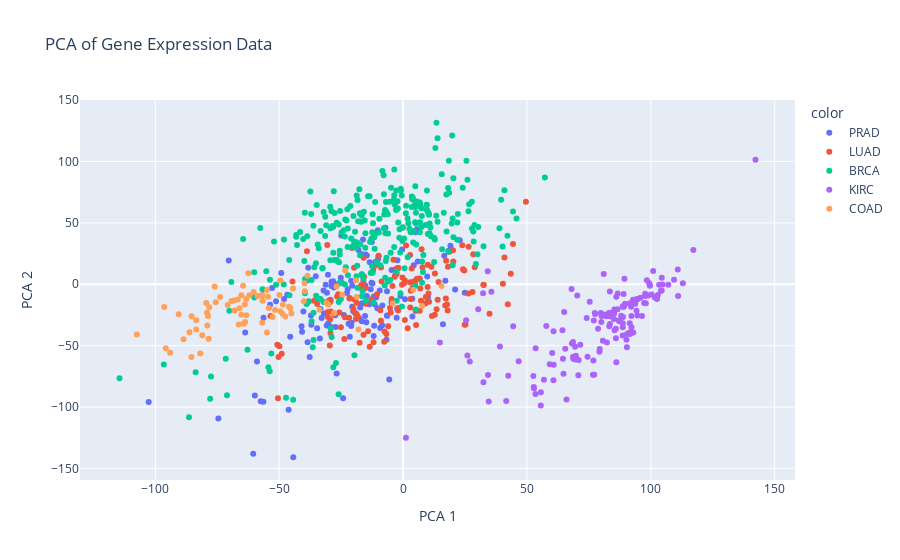
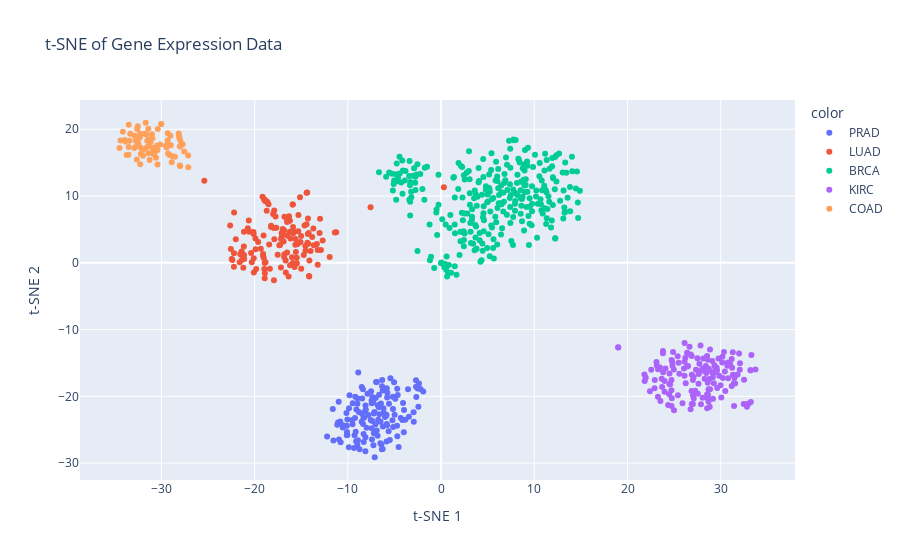
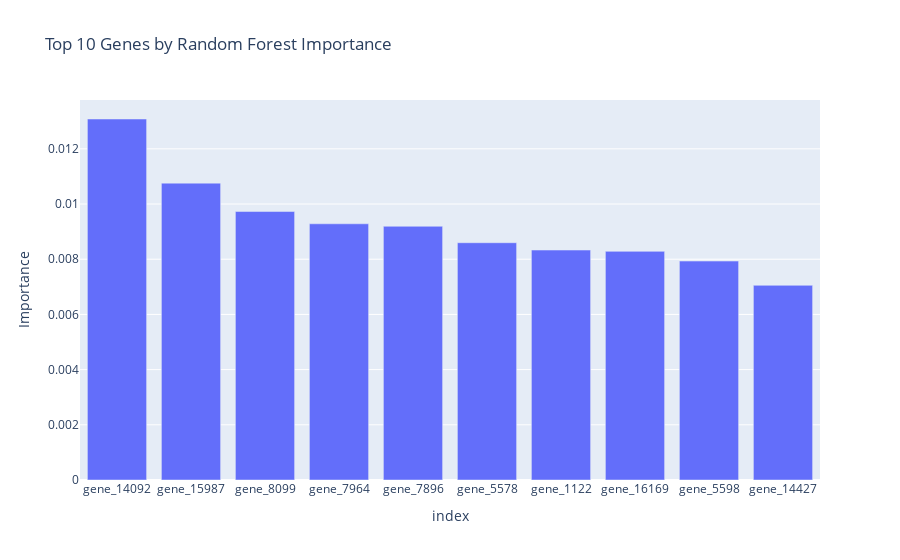

Write notebook code for charts like these, in order.
### Code cell
# Gene Expression Cancer RNA-Seq - Dimensionality Reduction & Feature Importance
# -------------------------------------------------------------------------------
# Goal: Visualize high-dimensional RNA-Seq data (PCA, t-SNE) and extract top genes
#       with Random Forest feature importance.

from sklearn.preprocessing import StandardScaler, LabelEncoder
from sklearn.decomposition import PCA
from sklearn.manifold import TSNE
from sklearn.ensemble import RandomForestClassifier

# ============================
# 1. Scaling
# ============================
X_viz = df.drop("Class", axis=1)
scaler = StandardScaler()
X_viz_scaled = scaler.fit_transform(X_viz)
y = LabelEncoder().fit_transform(df["Class"])


# ============================
# 2. PCA (Global Structure)
# ============================
pca = PCA(n_components=2)
X_pca = pca.fit_transform(X_viz_scaled)

print(f"PCA explained variance ratio: {pca.explained_variance_ratio_.sum():.3f}")

fig_pca = px.scatter(
    x=X_pca[:, 0],
    y=X_pca[:, 1],
    color=df["Class"],
    title="PCA of Gene Expression Data",
    labels={"x": "PCA 1", "y": "PCA 2"},
)
fig_pca.show()

# 🔎 Observations:
# - PCA (2D) explains ~19% of total variance → limited dimensionality capture.
# - Some overlap between classes; only certain cancer types (e.g., KIRC) partially separate.
# - PCA is useful for variance structure but not sufficient for clustering.


# ============================
# 3. t-SNE (Local Structure)
# ============================
tsne = TSNE(n_components=2, perplexity=30, random_state=42)
X_tsne = tsne.fit_transform(X_viz_scaled)

fig_tsne = px.scatter(
    x=X_tsne[:, 0],
    y=X_tsne[:, 1],
    color=df["Class"],
    title="t-SNE of Gene Expression Data",
    labels={"x": "t-SNE 1", "y": "t-SNE 2"},
)
fig_tsne.show()

# 🔎 Observations:
# - t-SNE reveals **clear separation of cancer subtypes**.
# - Preserves local structure, showing transcriptomic profiles are distinct.
# - t-SNE is only for visualization, not feature input for ML models.


# ============================
# 4. Feature Importance (Random Forest)
# ============================
rf = RandomForestClassifier(n_estimators=100, random_state=42, n_jobs=-1)
rf.fit(X_viz_scaled, y)

importances = rf.feature_importances_
top_genes = pd.Series(importances, index=X_viz.columns).sort_values(ascending=False)[
    :10
]

print("\nTop 10 Genes by Importance:")
print(top_genes)

fig = px.bar(
    top_genes,
    x=top_genes.index,
    y=top_genes.values,
    title="Top 10 Genes by Random Forest Importance",
    labels={"x": "Genes", "y": "Importance"},
)
fig.show()

# 🔎 Observations:
# - Top genes contribute ~0.7–1.3% each.
# - No single dominant gene → classification depends on a **multi-gene signature**.
# - Consistent with biological reality (cancer classification relies on multiple pathways).


# ============================
# 5. Outlier Detection (z-score)
# ============================
z_scores = np.abs(X_viz_scaled)
outliers = (z_scores > 3).sum(axis=1)

print(f"\nSamples with >10 extreme gene expressions: {(outliers > 10).sum()}")

# 🔎 Observations:
# - Many samples flagged as "outliers" due to high dimensionality (~20k genes).
# - Not true anomalies → reflects natural biological variability in RNA-Seq data.

### Figure 1 — Plotly figure (JSON) as saved in the notebook; plotly's stock layout.template omitted (floating-point values rounded to 4 significant figures; data arrays with more than 128 entries replaced by an {"elided": "..."} marker saying what was removed)
{"data": [{"hovertemplate": "color=PRAD<br>PCA 1=%{x}<br>PCA 2=%{y}<extra></extra>", "legendgroup": "PRAD", "marker": {"color": "#636efa", "symbol": "circle"}, "mode": "markers", "name": "PRAD", "orientation": "v", "showlegend": true, "type": "scatter", "x": {"elided": "136 float values"}, "xaxis": "x", "y": {"elided": "136 float values"}, "yaxis": "y"}, {"hovertemplate": "color=LUAD<br>PCA 1=%{x}<br>PCA 2=%{y}<extra></extra>", "legendgroup": "LUAD", "marker": {"color": "#EF553B", "symbol": "circle"}, "mode": "markers", "name": "LUAD", "orientation": "v", "showlegend": true, "type": "scatter", "x": {"elided": "141 float values"}, "xaxis": "x", "y": {"elided": "141 float values"}, "yaxis": "y"}, {"hovertemplate": "color=BRCA<br>PCA 1=%{x}<br>PCA 2=%{y}<extra></extra>", "legendgroup": "BRCA", "marker": {"color": "#00cc96", "symbol": "circle"}, "mode": "markers", "name": "BRCA", "orientation": "v", "showlegend": true, "type": "scatter", "x": {"elided": "300 float values"}, "xaxis": "x", "y": {"elided": "300 float values"}, "yaxis": "y"}, {"hovertemplate": "color=KIRC<br>PCA 1=%{x}<br>PCA 2=%{y}<extra></extra>", "legendgroup": "KIRC", "marker": {"color": "#ab63fa", "symbol": "circle"}, "mode": "markers", "name": "KIRC", "orientation": "v", "showlegend": true, "type": "scatter", "x": {"elided": "146 float values"}, "xaxis": "x", "y": {"elided": "146 float values"}, "yaxis": "y"}, {"hovertemplate": "color=COAD<br>PCA 1=%{x}<br>PCA 2=%{y}<extra></extra>", "legendgroup": "COAD", "marker": {"color": "#FFA15A", "symbol": "circle"}, "mode": "markers", "name": "COAD", "orientation": "v", "showlegend": true, "type": "scatter", "x": [-54.16, -79.14, -90.55, -26.8, -56.88, -63.74, -65.27, -48.69, -66.32, -94.0, -62.45, -79.0, -70.76, -79.44, -78.69, -46.01, -52.63, 7.679, -23.37, -60.31, -49.59, -56.83, -83.44, -83.47, -107.4, -45.51, -30.15, -68.25, -64.29, -19.04, -66.01, -47.53, -85.37, -63.28, -66.68, -63.3, -40.06, -75.58, -39.63, -81.87, -95.76, -45.07, -62.07, -17.96, -56.7, -58.75, -64.55, -85.41, -27.74, -67.99, -48.52, -30.9, -54.94, -69.25, -73.82, -65.26, -78.46, -49.55, -81.03, -39.76, -49.89, -88.61, -18.74, -44.42, -78.26, -86.19, -76.04, -51.66, -63.88, -54.53, -33.71, 15.53, -54.87, -96.42, 4.113, -38.56, -24.53, -4.133], "xaxis": "x", "y": [-19.44, -23.22, -24.53, -1.923, -8.952, -30.82, -24.85, -24.06, -32.73, -55.75, 8.953, -33.61, -16.91, -15.27, -25.89, -18.3, -26.76, -17.78, 11.18, -6.266, -21.98, -31.36, -29.42, -36.8, -41.01, -19.45, -16.8, -13.29, -32.2, 3.044, -19.5, -26.28, -26.02, -12.11, -12.51, -25.17, -13.81, -14.69, -5.701, -56.33, -52.09, -23.73, -8.939, -36.8, -13.43, -9.568, -1.232, -59.31, -23.49, -21.32, -16.71, -15.22, -39.25, -13.58, -10.37, -8.855, -44.4, 2.967, -41.53, 0.746, -8.752, -44.75, -10.39, -3.401, -18.77, -39.11, -1.84, -20.91, -16.41, -10.23, -20.68, -1.424, -4.651, -18.54, -4.512, 7.018, -8.492, -15.69], "yaxis": "y"}], "layout": {"legend": {"title": {"text": "color"}, "tracegroupgap": 0}, "title": {"text": "PCA of Gene Expression Data"}, "xaxis": {"anchor": "y", "domain": [0, 1], "title": {"text": "PCA 1"}}, "yaxis": {"anchor": "x", "domain": [0, 1], "title": {"text": "PCA 2"}}}}

### Figure 2 — Plotly figure (JSON) as saved in the notebook; plotly's stock layout.template omitted (floating-point values rounded to 4 significant figures; data arrays with more than 128 entries replaced by an {"elided": "..."} marker saying what was removed)
{"data": [{"hovertemplate": "color=PRAD<br>t-SNE 1=%{x}<br>t-SNE 2=%{y}<extra></extra>", "legendgroup": "PRAD", "marker": {"color": "#636efa", "symbol": "circle"}, "mode": "markers", "name": "PRAD", "orientation": "v", "showlegend": true, "type": "scatter", "x": {"elided": "136 float values"}, "xaxis": "x", "y": {"elided": "136 float values"}, "yaxis": "y"}, {"hovertemplate": "color=LUAD<br>t-SNE 1=%{x}<br>t-SNE 2=%{y}<extra></extra>", "legendgroup": "LUAD", "marker": {"color": "#EF553B", "symbol": "circle"}, "mode": "markers", "name": "LUAD", "orientation": "v", "showlegend": true, "type": "scatter", "x": {"elided": "141 float values"}, "xaxis": "x", "y": {"elided": "141 float values"}, "yaxis": "y"}, {"hovertemplate": "color=BRCA<br>t-SNE 1=%{x}<br>t-SNE 2=%{y}<extra></extra>", "legendgroup": "BRCA", "marker": {"color": "#00cc96", "symbol": "circle"}, "mode": "markers", "name": "BRCA", "orientation": "v", "showlegend": true, "type": "scatter", "x": {"elided": "300 float values"}, "xaxis": "x", "y": {"elided": "300 float values"}, "yaxis": "y"}, {"hovertemplate": "color=KIRC<br>t-SNE 1=%{x}<br>t-SNE 2=%{y}<extra></extra>", "legendgroup": "KIRC", "marker": {"color": "#ab63fa", "symbol": "circle"}, "mode": "markers", "name": "KIRC", "orientation": "v", "showlegend": true, "type": "scatter", "x": {"elided": "146 float values"}, "xaxis": "x", "y": {"elided": "146 float values"}, "yaxis": "y"}, {"hovertemplate": "color=COAD<br>t-SNE 1=%{x}<br>t-SNE 2=%{y}<extra></extra>", "legendgroup": "COAD", "marker": {"color": "#FFA15A", "symbol": "circle"}, "mode": "markers", "name": "COAD", "orientation": "v", "showlegend": true, "type": "scatter", "x": [-31.67, -30.38, -32.6, -30.73, -31.41, -32.22, -33.85, -30.41, -32.64, -31.41, -32.75, -29.31, -28.07, -32.45, -28.09, -30.9, -28.03, -28.03, -30.41, -32.27, -28.99, -32.21, -31.78, -32.92, -32.53, -27.72, -30.83, -34.13, -30.97, -28.55, -33.43, -29.44, -31.6, -31.01, -31.42, -30.01, -31.26, -34.49, -30.5, -33.53, -31.68, -31.97, -31.16, -28.89, -29.33, -31.52, -33.34, -28.13, -27.55, -30.02, -32.0, -30.58, -27.98, -32.71, -33.51, -32.47, -32.29, -27.97, -33.94, -30.87, -30.14, -33.73, -28.79, -29.5, -32.3, -33.5, -34.38, -30.89, -32.36, -29.04, -29.28, -27.98, -31.39, -32.89, -27.12, -30.88, -29.13, -27.11], "xaxis": "x", "y": [17.17, 20.05, 20.05, 16.46, 17.5, 17.23, 18.18, 14.74, 15.46, 20.09, 18.3, 19.39, 18.7, 18.65, 18.9, 17.19, 17.46, 14.56, 16.89, 14.77, 17.62, 16.29, 19.33, 17.21, 20.44, 17.76, 16.28, 19.63, 18.65, 15.87, 18.29, 17.28, 19.22, 19.24, 18.42, 20.81, 15.4, 17.19, 17.51, 16.19, 20.98, 16.05, 18.06, 15.06, 18.33, 18.27, 19.33, 19.35, 16.67, 20.79, 16.89, 15.74, 17.42, 17.42, 17.35, 17.87, 19.36, 18.32, 18.39, 16.47, 17.7, 16.16, 15.96, 17.57, 18.88, 20.67, 18.32, 17.14, 18.72, 19.01, 16.36, 14.51, 16.41, 19.03, 16.07, 16.65, 16.14, 14.32], "yaxis": "y"}], "layout": {"legend": {"title": {"text": "color"}, "tracegroupgap": 0}, "title": {"text": "t-SNE of Gene Expression Data"}, "xaxis": {"anchor": "y", "domain": [0, 1], "title": {"text": "t-SNE 1"}}, "yaxis": {"anchor": "x", "domain": [0, 1], "title": {"text": "t-SNE 2"}}}}

### Figure 3 — Plotly figure (JSON) as saved in the notebook; plotly's stock layout.template omitted (floating-point values rounded to 4 significant figures)
{"data": [{"hovertemplate": "index=%{x}<br>Importance=%{y}<extra></extra>", "legendgroup": "", "marker": {"color": "#636efa", "pattern": {"shape": ""}}, "name": "", "orientation": "v", "showlegend": false, "textposition": "auto", "type": "bar", "x": ["gene_14092", "gene_15987", "gene_8099", "gene_7964", "gene_7896", "gene_5578", "gene_1122", "gene_16169", "gene_5598", "gene_14427"], "xaxis": "x", "y": [0.01308, 0.01076, 0.009729, 0.009284, 0.009193, 0.008598, 0.008332, 0.008284, 0.007933, 0.007054], "yaxis": "y"}], "layout": {"barmode": "relative", "legend": {"tracegroupgap": 0}, "title": {"text": "Top 10 Genes by Random Forest Importance"}, "xaxis": {"anchor": "y", "domain": [0, 1], "title": {"text": "index"}}, "yaxis": {"anchor": "x", "domain": [0, 1], "title": {"text": "Importance"}}}}
